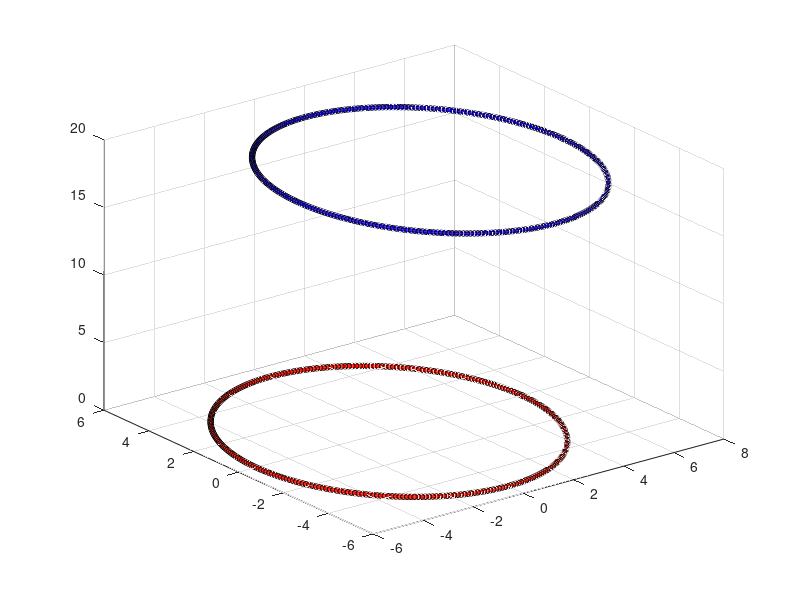

Source code (MATLAB): (Note: this script raises an error after producing the figure.)
%% Inverse Dynamic Control of Cantilever Rod using Cosserat-Rod model (Actuation Forces + Gravity Force + External Forces)
%Azadeh version created 03/08/22
%Bending and extension
%Non-zero state to start the simulation with experiment- done:)
%visialization: Silicone based soft robotic arm

%original Cosserat Code from Paper John Till, Caleb Rucker 2018
% Real-Time Dynamics of Soft and Continuum Robots based on Cosserat-Rod Models

function output= CantileverRod_control_uniform
%% Parameters - Section 2.1
global elapsedTime L dL fseg lseg rhoAg ds C q t sim_result exp_result ud vd segment N kapa_out L_out Pressure_from_actuator_L_1 pressure_of_tubes Pressure_from_actuator_L_1 fenv lenv
% N L STEPS 
%% Video recording ()
% myVideo = VideoWriter('grasp'); %open video file
% myVideo.FrameRate = 1;  %can adjust this, 5 - 10 works well for me
% open(myVideo)
%% Time descretization
del_t = 1; % Time step= 0.01 is good ds=5ms
% del_t = 0.0250;
STEPS = 50;
t= zeros(STEPS,1);
%% Space discretezition
scale = 1;
physical_segment = 1;
decretized_sections = 1;
N = physical_segment*decretized_sections;      %40 ; Number of discretization for rod = 4 * number of nodes per segment
L0 = physical_segment*0.185*scale; % Length of rod %L>>r cross-section diameter or sqrt(A)
% L = L0;
ds = L0/N;    % Discretization of curve parameter and step size in RK4
dL = zeros(1,N+1);
%% Main input and outputs
sim_result = zeros(STEPS,25,N+1);
exp_result = zeros(STEPS,25,N+1);
% result = zeros(STEPS,25,N+1);
% state_out = zeros(STEPS,6,N+1);
kapa_out = zeros(STEPS,N+1);
L_out = zeros(STEPS,N+1);
% seg_num = zeros(physical_segment,1);
circle = zeros(301,3);  %visualization cylindrical view
p_c = zeros(301,3,N+1);  %the points of the arm on the cylindar serface
%% vectors directions in 3D
e1 = [ 1 ; 0 ; 0 ];
e2 = [ 0 ; 1 ; 0 ];
e3 = [ 0 ; 0 ; 1 ];
%% desired motions-initial
ud = zeros(STEPS,3,N+1);
vd = zeros(STEPS,3,N+1);

u_d = zeros(3,N+1);
ut_d = zeros(3,N+1);
utt_d = zeros(3,N+1); 

v_d = zeros(3,N+1); 
vt_d = zeros(3,N+1); 
vtt_d = zeros(3,N+1); 

kapa = zeros(1,N+1);
L = L0*ones(1,N+1);
% R = eye(3);
fseg = zeros(STEPS,3,N+1);
lseg = zeros(STEPS,3,N+1);
MPa_to_Psi = 0.000145038;
%% External forces and torques to tip (free-end)- global frame
F_tip = zeros(STEPS,3); %0.001*9.81*[0 ; 0 ; 0 ]; % Force on tip based on gram
M_tip = zeros(STEPS,3); %[ 0 ; 0 ; 0 ]; % Momentum on tip
g = 1*[0 ; 0 ; -9.81] ; % Gravitational force
%% Boundary & Initial Conditions - Section 2.4   global frame
p0 = [ 0 ; 0 ; 0 ]; % Global position in cartesian coordinates
h0 = [ 1 ; 0 ; 0 ; 0 ]; % Quaternions for material orientation
q0 = [ 0 ; 0 ; 0 ]; % Velocity (linear) in the local frame (w.r.t time)
w0 = [ 0 ; 0 ; 0 ]; % Angular velocity in the local frame (w.r.t time)
n0 = [ 0 ; 0 ; 0 ]; % initial global internal force
m0 = [ 0 ; 0 ; 0 ]; % initial global internal moment
%% Dependent Parameter Calculations
rho = 800;   %507kg/m3 % 2330; % 1.3468e3;    % Hydrogel density=1.1 - Beam density=M(3e-3)/V(2.2275e-6)=1.3468e3
C=zeros(3,3);
r0 = 0.075*sqrt(2)/2;  % uniform arm radius (surface to the backbone)
% r1 = 0.03*(cos(pi/4))*(e1+e2);  %actuator 1 distance vector to backbone [m]
% r2 = 0.03*(cos(pi/4))*(e1-e2);  %actuator 2 distance vector to backbone [m]
% r3 = 0.03*(cos(pi/4))*(e1+e2);  %actuator 1 distance vector to backbone [m]
% r4 = 0.03*(cos(pi/4))*(e1-e2);  %actuator 2 distance vector to backbone [m]
r = -0.03*cos(pi/4)*2*e1;    %can be replaced instead of sum of r1+r2 since P1A1=P2A2
%% Cross-section area
A0 = pi*r0^2;  %circular  %rectangular: beam_height*beam_width; % Cross-sectional area
radius_chamber= 0.01; %the pressure chamber radius [m]
A_chamber = pi*(radius_chamber)^2; %[m2]
Pressure_from_actuator_L_1=zeros(STEPS,1);
%% Young modulus of Hydrogel beam, was E=(L=0.045/A=11*4.5e-6)*(2.2061)=2.005e3
Em = 0.27*10^6; %188*10^9;   %0.3*1000*scale^2*(0.0542*scale)/A0;  %E=6000 when L is not considered for rigidity
Gm = Em/(2*(1 + 0.4));   %Shear modulus

Ixx = (pi/4)*r0^4;  %circular   %rectangular: (beam_height*beam_width^3)/12;
Iyy = (pi/4)*r0^4;  %circular   %rectangular: (beam_width*beam_height^3)/12;
Izz=Ixx+Iyy;
J = diag([Ixx  Iyy  Izz]); % Second mass moment of inertia tensor

Kse = diag([Gm*A0, Gm*A0, Em*A0]); % Stiffness matrix for shear(d1,d2) rigidity and extension(d3) or axial rigidity
Kbt = diag([Em*J(1,1), Em*J(2,2), Gm*J(3,3)]); % Stiffness matrix for bending(d1,d2)rigidity and twisting(d3) rigidity

% Bse = zeros(3); % viscous damping matrix for shear & extension
% Bbt = zeros(3); % viscous damping matrix for bending & torsion
tau=0; %2*1.5; %
Bse = Kse* diag([tau, tau, tau]);
Bbt = Kbt* diag([tau, tau, tau]);
%% BDF (backward diffrentiation formula) Coefficients 
%%(an implicit method of time derivative approximation)
%%Discretization in time for PDE (Section 2.2 Eq.(5)-b)
alpha=0;    %BDF2
% alpha=-0.5; %Trapezoidal
% alpha=-0.2; %found to be accurate and stable in Till 2019 paper
%d1 = alpha/(1+alpha); %alpha >> d1
c0 = (1.5+alpha)/(del_t*(1+alpha)); %c0 = 1.5/del_t; 
c1 = -2/del_t;
c2 = (0.5+alpha)/(del_t*(1+alpha)); %c2 = 0.5/del_t; 
%% Expressions extracted from simulation loop
vstar = [ 0 ; 0 ; 1.004 ];    % initial position velocity w.r.t arc length (local frame)
ustar = [ 0 ; 0.32 ; 0 ];   % initial curvature for a straight rod (rotation derivative w.r.t arc length) (local frame)
Kse_plus_c0_Bse_inv = (Kse+c0*Bse)^-1; % Eq.(7)-b
Kbt_plus_c0_Bbt_inv = (Kbt+c0*Bbt)^-1; % Eq.(7)-b
Kse_vstar = Kse*vstar; % Eq.(7)-b
Kbt_ustar = Kbt*ustar; % Eq.(7)-b
rhoA = rho*A0; % Eq.(7)-a
rhoJ = rho*J; % % Eq.(1)
rhoAg = rho*A0*g; % Eq.(7)-a
%% Initialize to straight configuration
% y and z are general variables as in Eq.(12) >> Generalized PDE
% y : = [ p ; h ; n ; m ; q ; w ] and z : = [ v ; u ]
% y = [zeros(2,N+1); linspace(0,L0,N+1); zeros(16,N+1)] ;
% z = [zeros(2,N+1); ones(1,N+1); zeros(3,N+1)];
% output = load('output');
y = [0,0,0,1,0,0,0,0.0015,-0.0,50.6324,0.0,1.8613,0,0,0,0,0,0,0;
     0.0170,0.0,0.1868,0.9966,0.0,0.0827,0,0,0,0,0,0,0,0.0170,0,0.0026,0,0.1145,0.0]';
z = [0,0,1,0,0,0;0,0,1.004,0,0.32,0]';
y_prev = y;
z_prev = z;
%% Main Simulation Loop - Section 2.4
% G = zeros(6,1) ; % Shooting method initial guess
G = [0.0015;-0.0;50.6324;0.0;1.8613;0];
% y_exp = zeros(STEPS,3,N+1);
% load('y_exp.mat');
% t_tcp = tcpclient("10.220.3.5",80);
% recv = tcpserver("10.203.49.203",55555)
% sen = tcpclient("10.203.49.209",6666)
% datasize = 14;
% x_bias = 0.0015;
% R_initial = [ 1.0000   -0.0015    0.0000
%               0.0015    1.0000    0.0029
%              -0.0000   -0.0029    1.0000];
%%
for i = 1:STEPS
%     i
    tic;
    t(i)= (i-1) * del_t;      
    %% main original code solving the coesserat rod forward dynamics
%         mocap_data = read(recv,datasize,"double");
%      if size(mocap_data)>0
%         position_global = (mocap_data(8:10)-mocap_data(1:3))';
%         position(1) = position_global(1,1)-x_bias;
%         position(2) = position_global(2,1); 
%         position(3) = position_global(3,1);  
%         h = mocap_data(11:14)';
%         h1 = h(1); h2 = h(2); h3 = h(3); h4 = h(4);
%         R = eye(3)+ 2/( h'*h )* ...
%             [-h3^2- h4^2 , h2*h3 - h4*h1 , h2*h4+h3*h1;
%             h2*h3+h4*h1 , -h2^2 - h4^2 , h3*h4 - h2*h1;
%             h2*h4 - h3*h1 , h3*h4 + h2*h1 , -h2^2 - h3^2];
%         position_local = (R_initial'*R)'*position';
%         if abs(position_local(1))<=0.00000001
%             kapa(2)=0;
%             dL(2)=0;
%             L(2) = position_local(3);
%         else          
%             kapa(2) = -2*position_local(1)/(position_local(1)^2+position_local(3)^2);  %curvature_about_x_axis
% %             L = asin(kapa(node+1)*p_l(3))/kapa(node+1); 
%             L(2) = (2/kapa(2))*atan2(-position_local(1),position_local(3));
%             dL(2) = L(2)-L0;
%         end
%         y(1:3,2) = [position(1);position(2);position(3)];
%         y(4:7,2) = mocap_data(11:14)';
%         z(3,2) = 1+dL(2)/L(2);
%         z(5,2) = kapa(2);
        
        % Set history terms - Eq.(5)-b
        % y_prev ~ _()^(i-2)y(t)
        yh = c1*y + c2*y_prev;
        zh = c1*z + c2*z_prev;
        %store from previous step for the next step
        y_prev = y;
        z_prev = z;
        
        % Midpoints are linearly interpolated for RK4
        yh_int = 0.5*(yh(:, 1:end-1) + yh(:, 2:end));
        zh_int = 0.5*(zh(:, 1:end-1) + zh(:, 2:end));

%         exp_result(i,:,:) = [y;z];    %saving results
%         kapa_out(i,:) = kapa;
%         L_out(i,:) = L;
%         t_c = 0:pi/150:2*pi;
% 
%         for counter = 1:length(t_c)
%                 x_c = r0*cos(t_c(counter))+y(1,2);
%                 y_c = r0*sin(t_c(counter))+y(2,2);
%                 z_c = y(3,2);
%                 circle(counter,:) = [x_c;y_c;z_c]; 
%                 p_c(counter,:,1) = [r0*cos(t_c(counter));r0*sin(t_c(counter));0];
%                 p_c(counter,:,2) = R*circle(counter,:)';
%         end
%         plotRobot();
       
        %Standard Simple Shooting Method (SSM) using fsolve          
        G = fsolve(@getResidual,G); 
        sim_result(i,:,:) = [y;z]; 
        plotRobot();
        pressure_of_tubes(i) = MPa_to_Psi*Pressure_from_actuator_L_1(i);
        pd_data = pressure_of_tubes(i);
%         if pd_data>=20
%             pd_data=20;
%         elseif pd_data<=0
%             pd_data=0;
%         elseif pd_data<0.7 && pd_data>0
%             p0 = [ 0 ; 0 ; 0 ]; % Global position in cartesian coordinates
%             h0 = [ 1 ; 0 ; 0 ; 0 ]; % Quaternions for material orientation
%             q0 = [ 0 ; 0 ; 0 ]; % Velocity (linear) in the local frame (w.r.t time)
%             w0 = [ 0 ; 0 ; 0 ]; % Angular velocity in the local frame (w.r.t time)
%             n0 = [ 0 ; 0 ; 0 ]; % initial global internal force
%             m0 = [ 0 ; 0 ; 0 ]; % initial global internal moment
%         elseif pd_data>=0.7
         
%         end
%         write(sen,pd_data)
        elapsedTime(i)=toc;
%      end
end
%% getResidual Function
    function E = getResidual(G)   %takes initial guess and calculate E, give it to next step as a new guess
        %Reaction force and moment are guessed values
        n0 = G(1:3); m0 = G(4:6);
%         initial_guess(i,:) = G;
        %Cantilever boundary condition-initial point
        y(:,1) = [p0; h0; n0; m0; q0; w0] ; 
        %Fourth-Order Runge-Kutta Integration 
        %(implicit integrating scheme) semi-discretized model: space not time
        for j = 1:N
            yj = y(:,j) ; %yhj_int = yh_int(:,j); %ythj_int = yth_int(:,j);
            [k1, z(:,j+1), ~] = ODE(yj, yh(:,j), zh(:,j),j);
            [k2, ~, ~] = ODE(yj + k1*ds/2, yh_int(:,j), zh_int(:, j), j);
            [k3, ~, ~] = ODE(yj + k2*ds/2, yh_int(:,j), zh_int(:, j), j);
            [k4, ~, R] = ODE(yj + k3*ds , yh(:,j+1), zh(:,j+1), j);
            %where y is calculated using RK4 spatial integration
            y(:, j+1) = yj + ds*(k1 + 2*(k2+k3) + k4)/6 ;
            %y(:, j+1) = yj + ds*k1; % Euler's Method (explicit time integrating method)
            
            t_c = 0:pi/150:2*pi;

            for counter = 1:length(t_c)
                x_c = r0*cos(t_c(counter));
                y_c = r0*sin(t_c(counter));
                z_c = 0;
                circle(counter,:) = [x_c;y_c;z_c]; 
                p_c(counter,:,1) = [r0*cos(t_c(counter));r0*sin(t_c(counter));0];
                p_c(counter,:,j+1) = R*y(1:3,j+1)+R*circle(counter,:)';
            end

        end

        nL = y(8:10, N+1); mL = y(11:13 ,N+1);
        F_tip(i,:) = [0;0;0]'+ fseg(i,:,end);   % rhoAg'- (R*C*q.*abs(q))'
        M_tip(i,:) = [0;0;0]'+ lseg(i,:,end);  
        E = [F_tip(i,:)'-nL; M_tip(i,:)'-mL]; 
%         free_end(i,:) = E;
    end

%% ODE Function Eq.(12)-b - solving PDE/ODE 
    function [ys, z, R] = ODE(y, yh, zh, node)
        %% discritization and segment relationship based on 4 real segments
        if mod(node,N/physical_segment)==0
            segment = node/(N/physical_segment);
%             seg_num(segment,1) = node;
        else
            segment = 1+(node-mod(node,N/physical_segment))/(N/physical_segment);
        end
        %% defining initial input data to the segment for inverse loop coming from previous forward loop
        %at time step i for seg j
        p = y(1:3);
        h = y(4:7); 
        n = y(8:10); 
        m = y(11:13);
        q = y(14:16); 
        w = y(17:19);
        vh = zh(1:3); 
        uh = zh(4:6);
        %Quaternion to Rotation - Eq.(10)- Kinematics - Task space variables
        h1 = h(1); h2 = h(2); h3 = h(3); h4 = h(4);
        R = eye(3)+ 2/( h'*h )* ...
            [-h3^2- h4^2 , h2*h3 - h4*h1 , h2*h4+h3*h1;
            h2*h3+h4*h1 , -h2^2 - h4^2 , h3*h4 - h2*h1;
            h2*h4 - h3*h1 , h3*h4 + h2*h1 , -h2^2 - h3^2];
        %% this is actually the main forward dynamic calculation (force/moment to motion)
        %Solved - Eq.(6)- Constitutive Law - Configuration space variables-local frame
        v = Kse_plus_c0_Bse_inv*(R'*n + Kse_vstar - Bse*vh);
        u = Kbt_plus_c0_Bbt_inv*(R'*m + Kbt_ustar - Bbt*uh);
%         u(2) = kapa(node+1);
%         v(3) = 1+dL(node+1)/L0;
        %% the rest...
        z = [v; u];
        %Time Derivatives - Eq.(5)-- BDF-alpha- an implicit method
        %using backward diffrentiation method 
        yt = c0*y + yh; % derivative wrt time
        zt = c0*z + zh; % derivative wrt time
        vt = zt(1:3); % derivative wrt time
        ut = zt(4:6); % derivative wrt time
        qt = yt(14:16); % derivative wrt time
        wt = yt(17:19); % derivative wrt time
        %% The final input to the robotic arm 
        %%these data are the arc length spatial derivatives in order to be used in RK4 integrator
        %Rod State Derivatives - Eq.(7) - Dynamics
        %diff. kinematics calculations for final Cosserat PDE equations
        ps = R*v;
        Rs = R*[0, -u(3), u(2);
                u(3), 0, -u(1);
                -u(2), u(1), 0];  %cross(R,u) or R*uhat;
            
        %% Weight and Square-Law-Drag - Eq.(3)
         fenv(i,:) = rhoAg - R*C*q.*abs(q); %without water drag effect  
         lenv(i,:) = cross(R*ds*e3,fenv(i,:));
        %% when external loads being applied (like from the object being detected by FSR)
%         fext = [0;0;0];   %external force to the segment (constant and global)
%         lext = cross(fext,[0;0;0]);   %external moment to the segment (constant and global)
       %% PD control-shear -part of solving inverse dynamics- global frame- where we close the loop
        grasp();
        ud(i,:,node+1) = u_d;
        vd(i,:,node+1) = v_d;
%         direction_of_segment_force = R*e3;   %*PiAi=fp = fseg 
        direction_of_segment_moment = 2*cross(p,R*e3)+cross(R*r,R*e3); %*PiAi=lp = lseg
%         pressure_initial = (0.7/0.000145038);
%         lseg(i,:,segment) = 30*R*(Kbt*(u_d-u) + Bbt*(ut_d-ut))-lenv(i,:)'+(pressure_initial*A_chamber*direction_of_segment_moment);  
        if v_d(3) < 1.004 %1.0212
            f_total = [0;0;0];
        else
         f_total = 15*R*(Kse*(v_d-v) + Bse*(vt_d-vt)); 
        end
        if u_d(2)< 0.32  %1.1096
            l_total = [0;0;0];
        else
         l_total = 30*R*(Kbt*(u_d-u) + Bbt*(ut_d-ut)); 
        end
        fseg(i,:,segment) = [0;0;f_total(3)]- fenv(i,:)'; 
        lseg(i,:,segment) = [0;l_total(2);0]-lenv(i,:)';  
           
%         Pressure_from_actuator_F_1(i) = direction_of_segment_force'*fseg(i,:,segment)'/(A_chamber);  
%         direction_of_segment_force = Rs*e3  %*PiAi=fp = fseg
%         Pressure_from_actuator_F_2(i) = direction_of_segment_force'*fseg(i,:,segment)'/(A_chamber);  
%         direction_of_segment_moment = 2*cross(p,R*e3)+cross(R*r,R*e3); %summation of internal moment vectors being applied to the backbone from actuators
        Pressure_from_actuator_L_1(i) = direction_of_segment_moment'*lseg(i,:,segment)'/(A_chamber);
%         direction_of_segment_moment = R*(cross(2*v+cross(u,r),e3)+cross(r,cross(u,e3)))  %*PiAi=lp =lseg
%         Pressure_from_actuator_L_2(i) = direction_of_segment_moment'*lseg(i,:,segment)'/(A_chamber);
        %% this is actually the main inverse dynamic calculation (motion to force/moment)
        % n=R*(Kse*(v-vstar)+Bse*vt) %global frame
        % m=R*(Kbt*(u-ustar)+Bbt*ut) %global frame
%% calculating the input to the segment for the next loop considering all dynamics 
        ns = R*rhoA*(cross(w,q)+qt)  - fseg(i,:,segment)' - fenv(i,:)'; 
        ms = R*(cross(w,rhoJ*w) + rhoJ*wt) - cross(ps,n) - lseg(i,:,segment)'-lenv(i,:)';        
        %compatibility
        qs = vt - cross(u , q) + cross(w, v) ;
        ws = ut - cross(u ,w) ;
        %Quaternion Derivative - Eq.(9)
        hs = [0, -u(1), -u(2), -u(3);
              u(1), 0, u(3), -u(2);
              u(2), -u(3), 0 , u(1);
              u(3), u(2), -u(1), 0]*h/2;
        ys = [ps; hs; ns; ms; qs; ws];   %the segments' tip data at this time step
    end
%% Grasp related input definition, switching conditions based on sensor feedback 
    function grasp()

        T_period = 100;
        frequency = 2*pi/T_period; 

             if segment==1

                 alpha= 4; %6/physical_segment;

                 u_xd =  0; %alpha*sin(frequency*t(i))^2; %exp(alpha*t(i)); %
                 ut_xd = 0; %alpha*2*frequency*cos(frequency*t(i))*sin(frequency*t(i)); %alpha*exp(alpha*t(i));
                 utt_xd = 0; %alpha*2*frequency^2*(cos(frequency*t(i))^2-sin(frequency*t(i))^2);%alpha*alpha*exp(alpha*t(i));
        %          
                 u_yd =  alpha*sin(frequency*t(i))^2; %exp(alpha*t(i)); %
                 ut_yd = alpha*2*frequency*cos(frequency*t(i))*sin(frequency*t(i)); %alpha*exp(alpha*t(i));
                 utt_yd = alpha*2*frequency^2*(cos(frequency*t(i))^2-sin(frequency*t(i))^2);%alpha*alpha*exp(alpha*t(i));

                 u_zd =  0; %alpha*sin((2*pi)*(frequency*t(i)))*cos((2*pi)*(frequency*t(i) - k*ds/(lambda)));
                 ut_zd =  0; %alpha*(2*pi*frequency)*cos((2*pi)*(frequency*t(i)))*cos((2*pi)*(frequency*t(i) - k*ds/(lambda)))+sin((2*pi)*(frequency*t(i)))*(-2*pi*frequency)*sin((2*pi)*(frequency*t(i)-k*ds/(lambda)));
                 utt_zd = 0; %-alpha*(2*pi*frequency)^2*sin((2*pi)*(frequency*t(i)));
                 
                 v_zd = 1+0.07*sin(frequency*t(i))^2; %/STEPS; 
                 vt_zd = 0.07*2*frequency*cos(frequency*t(i))*sin(frequency*t(i)); %/STEPS;
                 vtt_zd = 0.07*2*frequency^2*(cos(frequency*t(i))^2-sin(frequency*t(i))^2); 

             elseif segment==2

                 alpha= 0.6; %6/physical_segment;

                 u_xd =  0; %alpha*(sin(2*pi*frequency*t)); %+pi/2 %angle of changes
                 ut_xd =  0; %alpha*(2*pi*frequency)*cos(2*pi*frequency*t);
                 utt_xd = 0; %-alpha*(2*pi*frequency)^2*sin(2*pi*frequency*t);
        %          
                 u_yd =  0; %alpha*(sin(2*pi*frequency*t(i))); %exp(alpha*t(i)); %
                 ut_yd = 0; %alpha*(2*pi*frequency)*cos(2*pi*frequency*t(i)); %alpha*exp(alpha*t(i));
                 utt_yd = 0; %-alpha*(2*pi*frequency)^2*sin(2*pi*frequency*t(i));%alpha*alpha*exp(alpha*t(i));

                 u_zd =  0; %alpha*sin((2*pi)*(frequency*t(i)))*cos((2*pi)*(frequency*t(i) - k*ds/(lambda)));
                 ut_zd =  0; %alpha*(2*pi*frequency)*cos((2*pi)*(frequency*t(i)))*cos((2*pi)*(frequency*t(i) - k*ds/(lambda)))+sin((2*pi)*(frequency*t(i)))*(-2*pi*frequency)*sin((2*pi)*(frequency*t(i)-k*ds/(lambda)));
                 utt_zd = 0; %-alpha*(2*pi*frequency)^2*sin((2*pi)*(frequency*t(i)));

                 v_zd = 1; %1+0.2*t(i)/STEPS;
                 vt_zd = 0; %0.2/STEPS;
                 vtt_zd = 0; %0;
             end
    %% input command for bending (u_x,u_y) and torsion (u_z)-one at an experiment
        u_d = [u_xd;u_yd;u_zd];
        ut_d = [ut_xd;ut_yd;ut_zd];
        utt_d = [utt_xd;utt_yd;utt_zd];
        
        v_d = [0;0;v_zd];  %1.1*t(i)/STEPS
        vt_d = [0;0;vt_zd];
        vtt_d = [0;0;vtt_zd];
    end
%% Visualization of the robotic arm been drawn in real-time 
    function plotRobot()
        
%         p_c(:,:,1) = circle(:,:);   %first segment's first point
%         p_c(:,:,N+1) = p_c(:,:,N);    %last segment's last point
        for j=1:N+1
            p_c1(j,:) = p_c(:,1,j)';
            p_c2(j,:) = p_c(:,2,j)';
            p_c3(j,:) = p_c(:,3,j)';
%         end
%         for j=1:N+1
        
            if j<= N/physical_segment
                
                 plot3(100*p_c1(j,:), 100*p_c2(j,:), 100*p_c3(j,:),'Color',[1 0 0],'LineWidth',3);
    
            elseif j<= 2*N/physical_segment
                
                 plot3(100*p_c1(j,:), 100*p_c2(j,:), 100*p_c3(j,:),'Color',[0 0 1],'LineWidth',3);
                 
            elseif j<= 3*N/physical_segment
    
                 plot3(100*p_c1(j,:), 100*p_c2(j,:), 100*p_c3(j,:),'Color',[1 0 0],'LineWidth',3);
                 
            else
    
                 plot3(100*p_c1(j,:), 100*p_c2(j,:), 100*p_c3(j,:),'Color',[0 0 1],'LineWidth',3);
                 
            end          
            hold on;
            if mod(j-1,N/physical_segment)==0
                    plot3(100*p_c1(j,:), 100*p_c2(j,:), 100*p_c3(j,:),'Marker','o','Markersize',4,'MarkerEdgeColor','k'); %'Color',[1 0 0],'LineWidth',1,
            end
        end
    
    %             hold on;
    %             hold off;
                grid on;          
                ax = gca;
                ax.XDir = 'reverse';
                ax.YDir = 'reverse';
                ax.ZDir = 'normal';
                axis([-50 50 -50 50 0  50]) ;
                xlabel('X(cm)');ylabel('Y(cm)');zlabel('Z(cm)');
    %           daspect ([ 2 1 1 ]); 
                view(0,0);
    %             view(15,10);
    %             view(-150,20);
                drawnow;
    %             if i==1
    %                 savefig('shearg1.fig')
    %             elseif i==3
    %                 savefig('shearg2.fig')
    %             elseif i==8
    %                 savefig('shearg3.fig')
    %             elseif i==10
    %                 savefig('shearg4.fig')
    %             end
                hold off;
        %get frame
%         frame = getframe(gcf);
%         writeVideo(myVideo, frame);
    end
%   close(myVideo)
  output= sim_result;
end